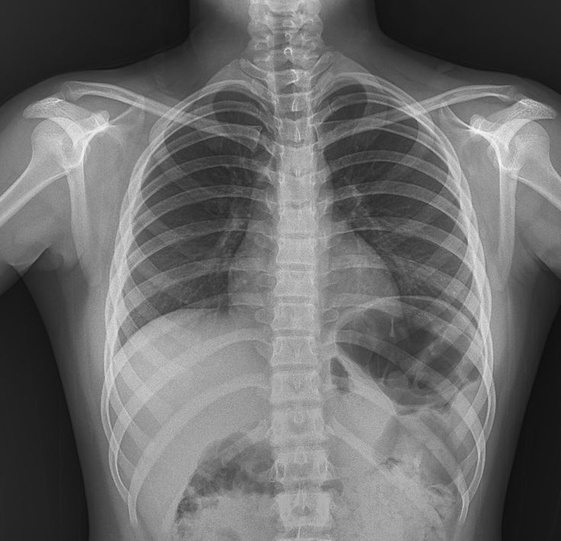
#> input picture input/medical.jpg, 561 x 541 px, shrunk from 736 x 710 before the run
$ python step6_ahe.py
#> lines starting #> are read from the running program, lines starting #| are printed output that depends on the picture
# STEP 6: Basic Adaptive Histogram Equalization (AHE)
# This is a genuine local-tile AHE implementation, not CLAHE.

from pathlib import Path

import cv2
import numpy as np
import matplotlib.pyplot as plt


PROJECT_FOLDER = Path(__file__).parent
INPUT_FOLDER = PROJECT_FOLDER / "input"
OUTPUT_FOLDER = PROJECT_FOLDER / "output"


def load_grayscale_image(image_name):
    """
    Load one image as a grayscale image.
    """
#> called with image_name = 'medical.jpg'
    image_path = INPUT_FOLDER / image_name
    image = cv2.imread(str(image_path), cv2.IMREAD_GRAYSCALE)
#> image is the input picture: shape (541, 561); min 12, max 251, mean 106.7

    if image is None:
        raise ValueError(
            f"Could not load image: {image_path}\n"
            "Check whether the image exists and is valid."
        )

    return image


def equalize_one_tile(tile):
    """
    Apply histogram equalization to one small grayscale tile.

    Steps:
    1. Calculate the tile histogram.
    2. Calculate its cumulative distribution function (CDF).
    3. Create a mapping from old intensity values to new values.
    4. Apply that mapping to every pixel in the tile.
    """

    # Count how many pixels have each intensity from 0 to 255.
    histogram = np.bincount(tile.flatten(), minlength=256)

    # CDF is the cumulative sum of histogram values.
    cdf = histogram.cumsum()

    # Find the first non-zero CDF value.
    # This prevents the darkest existing intensity from being mapped incorrectly.
    non_zero_cdf = cdf[cdf > 0]

    # If the tile has no valid variation, return it unchanged.
    if len(non_zero_cdf) == 0:
        return tile.copy()

    cdf_min = non_zero_cdf[0]
    total_pixels = tile.size

    # If every pixel has the same intensity, equalization is not meaningful.
    if total_pixels == cdf_min:
        return tile.copy()

    # Create a lookup table (LUT) for intensities 0 to 255.
    lookup_table = (
        (cdf - cdf_min) * 255 / (total_pixels - cdf_min)
    )

    # Keep values within the valid grayscale range and convert to uint8.
    lookup_table = np.clip(lookup_table, 0, 255).astype(np.uint8)

    # Replace every tile pixel by its new intensity from the lookup table.
    equalized_tile = lookup_table[tile]

    return equalized_tile


def apply_basic_ahe(grayscale_image, tile_height=8, tile_width=8):
    """
    Apply basic AHE by equalizing each local tile independently.

    Border handling:
    If image height or width is not divisible by 8, the final tile
    is simply smaller and is still processed correctly.
    """
#> called with tile_height = 8, tile_width = 8

    height, width = grayscale_image.shape
#> height = 541; width = 561

    # Create an empty output image with the same size as the input image.
    ahe_image = np.zeros_like(grayscale_image)

    # Move through the image in 8-pixel vertical steps.
    for start_y in range(0, height, tile_height):

        # Move through the image in 8-pixel horizontal steps.
        for start_x in range(0, width, tile_width):

            # min() safely handles the bottom and right image borders.
            end_y = min(start_y + tile_height, height)
            end_x = min(start_x + tile_width, width)

            # Extract one local tile.
            tile = grayscale_image[start_y:end_y, start_x:end_x]

            # Equalize this tile using its own local histogram and CDF.
            equalized_tile = equalize_one_tile(tile)

            # Put the equalized tile back in the correct output location.
            ahe_image[start_y:end_y, start_x:end_x] = equalized_tile
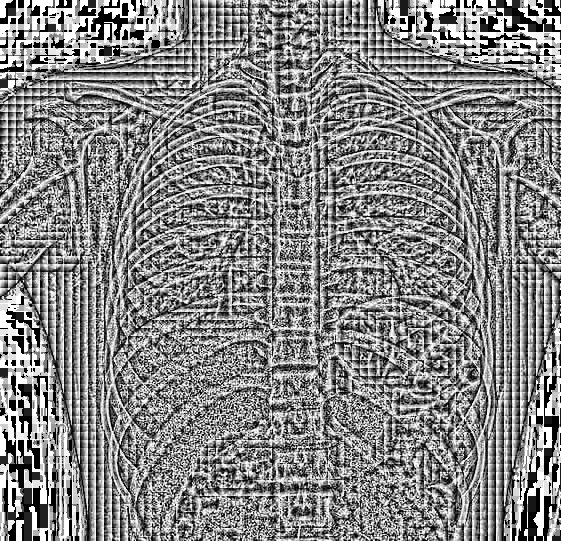
#> ahe_image: shape (541, 561); min 0, max 255, mean 133.9

    return ahe_image


def save_ahe_image(image_name, ahe_image):
    """
    Save the AHE result in the required output folder.
    """
    image_label = Path(image_name).stem
    output_path = OUTPUT_FOLDER / image_label / "AHE.jpg"

    success = cv2.imwrite(str(output_path), ahe_image)

    if not success:
        raise IOError(f"Could not save image: {output_path}")

    print(f"Saved: {output_path}")


def plot_histogram(axis, image, title):
    """
    Plot a grayscale intensity histogram.
    """
    histogram = cv2.calcHist([image], [0], None, [256], [0, 256])

    axis.plot(histogram, color="black")
    axis.set_title(title)
    axis.set_xlabel("Pixel Intensity")
    axis.set_ylabel("Number of Pixels")
    axis.set_xlim([0, 256])
    axis.grid(alpha=0.3)


def display_comparison(image_name, original_image, ahe_image):
    """
    Display Original | AHE and the corresponding histograms.
    """
#> called with image_name = 'medical.jpg'
    figure, axes = plt.subplots(2, 2, figsize=(12, 9))

    # Row 1: image comparison
    axes[0, 0].imshow(original_image, cmap="gray", vmin=0, vmax=255)
    axes[0, 0].set_title(f"Original: {image_name}")
    axes[0, 0].axis("off")

    axes[0, 1].imshow(ahe_image, cmap="gray", vmin=0, vmax=255)
    axes[0, 1].set_title(f"Basic AHE: {image_name}")
    axes[0, 1].axis("off")

    # Row 2: histogram comparison
    plot_histogram(axes[1, 0], original_image, "Histogram: Original")
    plot_histogram(axes[1, 1], ahe_image, "Histogram: AHE")

    plt.tight_layout()
    plt.show()
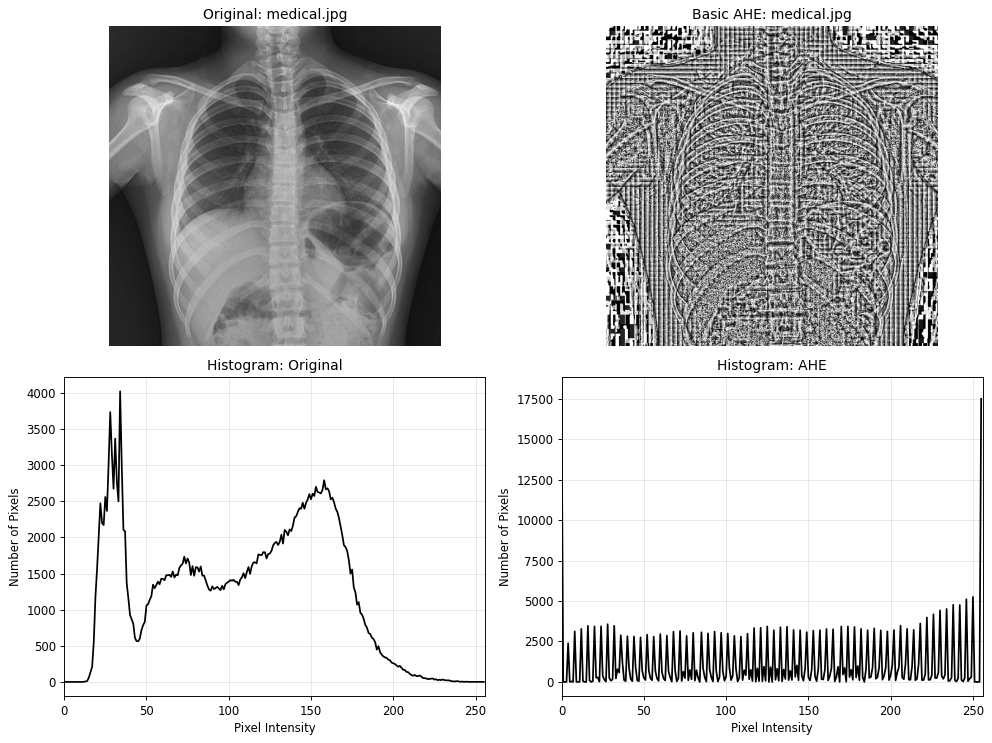
#> figure drawn by matplotlib, 4 panels; panel 3: curve peaks at x = 34, y = 4021; panel 4: curve peaks at x = 0, y = 17967


if __name__ == "__main__":
    image_names = ["medical.jpg", "dark.jpg", "bright.jpg"]

    for image_name in image_names:
        print(f"\nProcessing AHE for: {image_name}")

        # Load the original grayscale image.
        original_image = load_grayscale_image(image_name)

        # Apply basic local AHE with 8 x 8 pixel tiles.
        ahe_image = apply_basic_ahe(
            original_image,
            tile_height=8,
            tile_width=8
        )

        # Save the AHE result.
        save_ahe_image(image_name, ahe_image)

        # Display original vs AHE and their histograms.
        display_comparison(image_name, original_image, ahe_image)
#> pass 2 of the loop `for image_name in image_names:`:
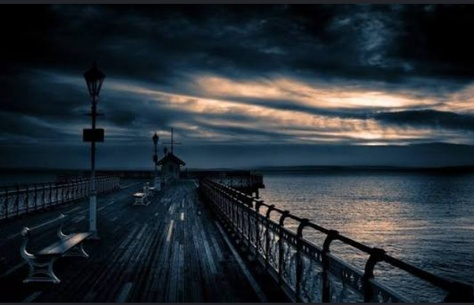
#> input picture input/dark.jpg, 474 x 305 px, shrunk from 622 x 400 before the run
#> image: shape (305, 474)
#> after the loop in apply_basic_ahe (call 2), `for start_y in range(0, height, tile_height):`:
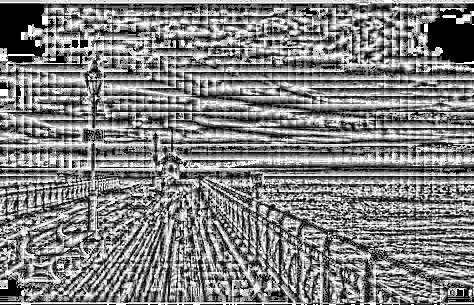
#> ahe_image: shape (305, 474); min 0, max 255, mean 129.5
#> in display_comparison (call 2), `plt.show()`:
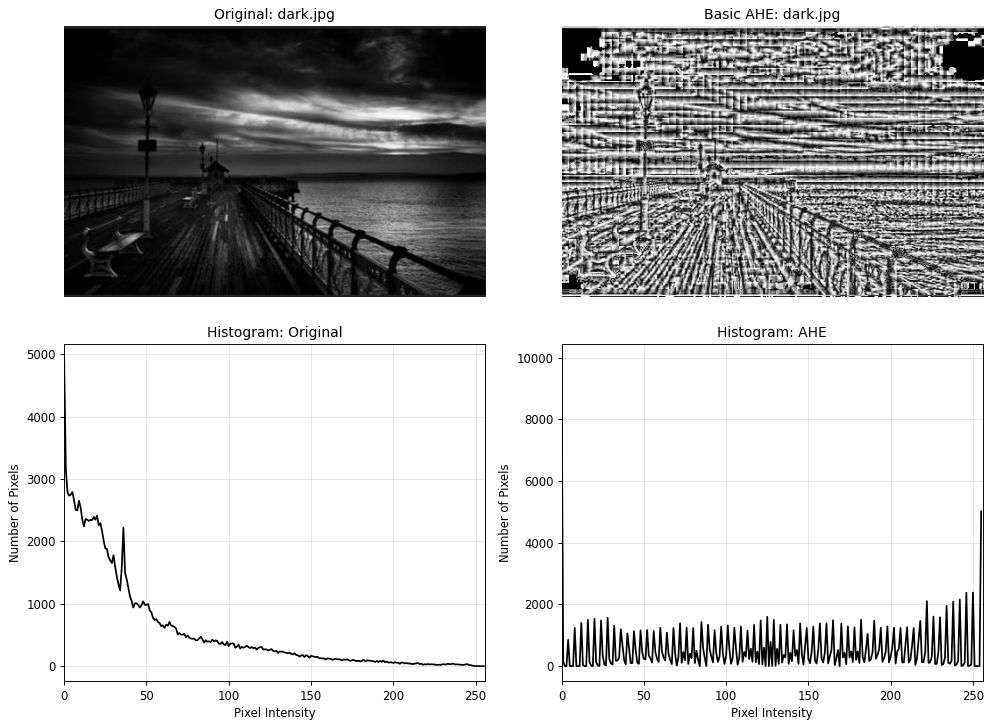
#> figure drawn by matplotlib, 4 panels; panel 3: curve peaks at x = 0, y = 4918; panel 4: curve peaks at x = 0, y = 9948
#> pass 3 of the loop `for image_name in image_names:`:
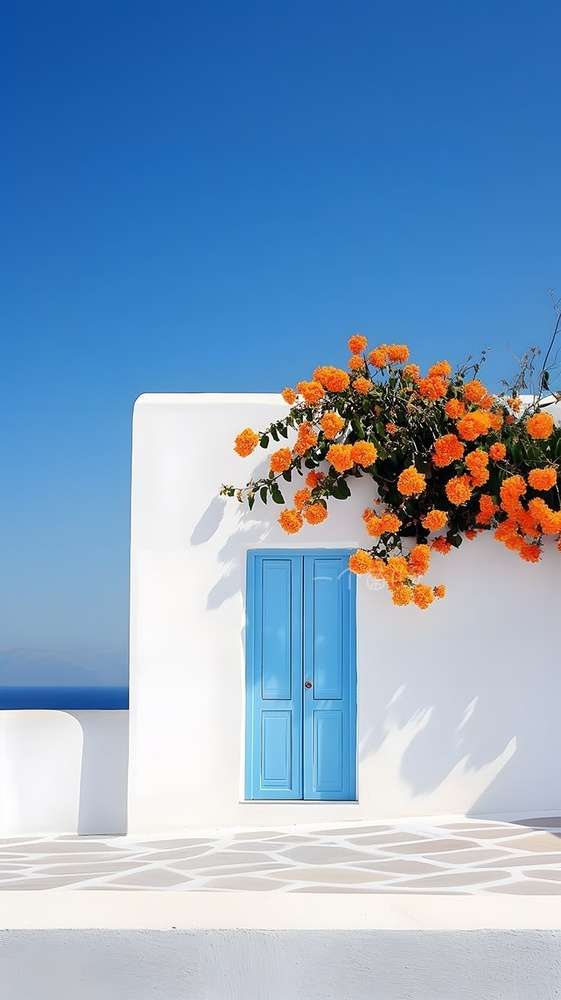
#> input picture input/bright.jpg, 561 x 1000 px, shrunk from 736 x 1313 before the run
#> image: shape (1000, 561)
#> after the loop in apply_basic_ahe (call 3), `for start_y in range(0, height, tile_height):`:
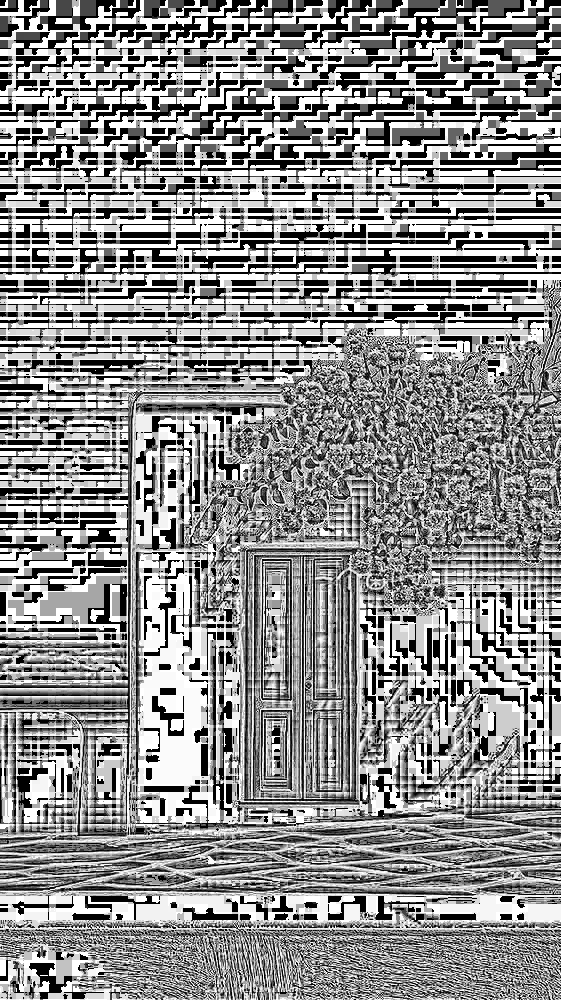
#> ahe_image: shape (1000, 561); min 0, max 255, mean 142
#> in display_comparison (call 3), `plt.show()`:
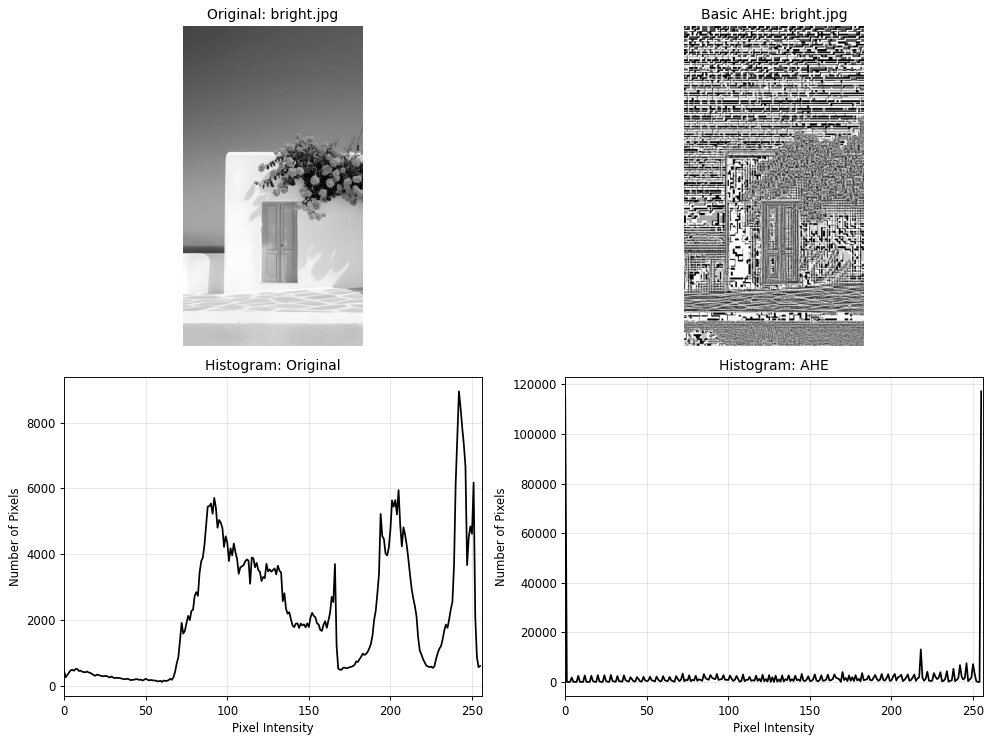
#> figure drawn by matplotlib, 4 panels; panel 3: curve peaks at x = 242, y = 8946; panel 4: curve peaks at x = 255, y = 117170
